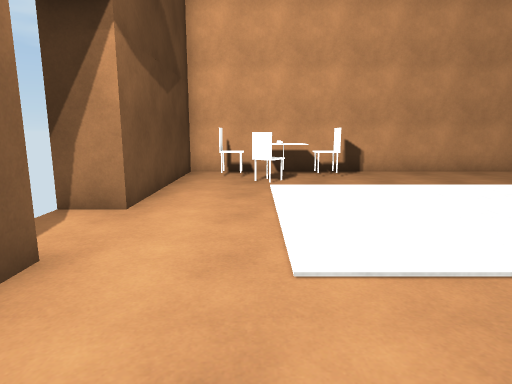
[1] (above)

12 first-person views from a walk through a 3-D level made in the Unity game engine. The camera is 1.4 m above the floor, tilts 10° down and sees 75° across. The floor is counted in squares, 1 m on a side. Each view is taken from the middle of a square. On the plan, view 1 faces up. The plan holds only what a view shows up to about 15 squares ahead; the rest is blank. The place goes on beyond the plan. Surface patterns are stand-ins for the level's own textures.

[2]
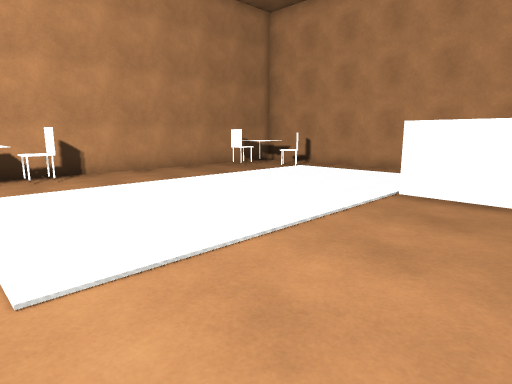

[3]
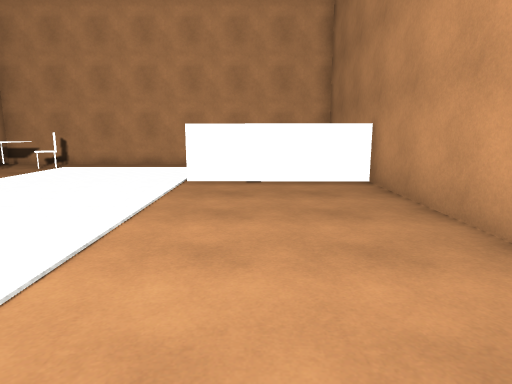

[4]
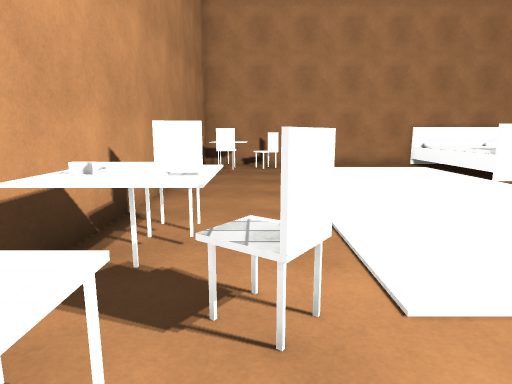

[5]
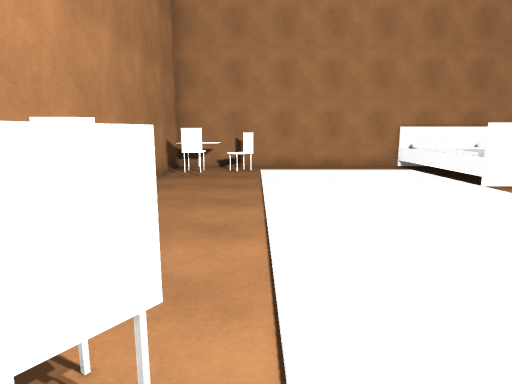

[6]
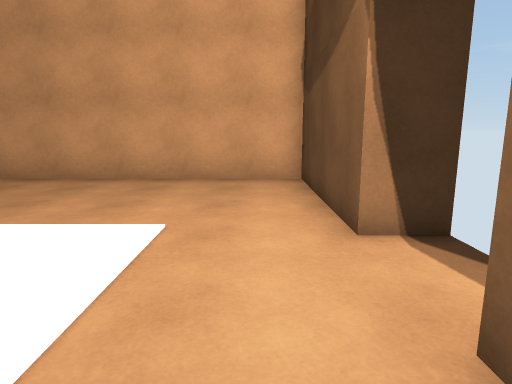

[7]
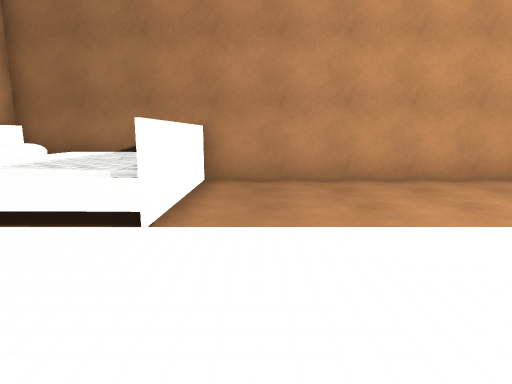

[8]
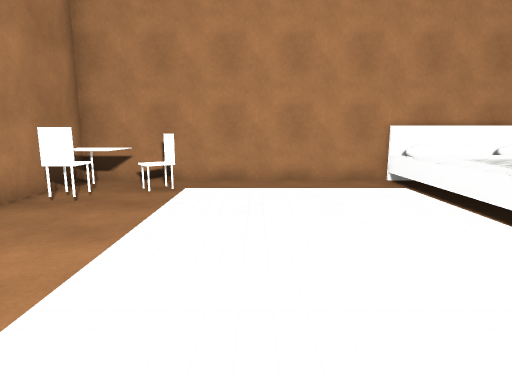

[9]
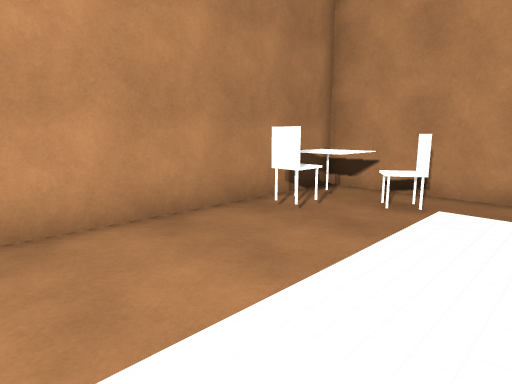

[10]
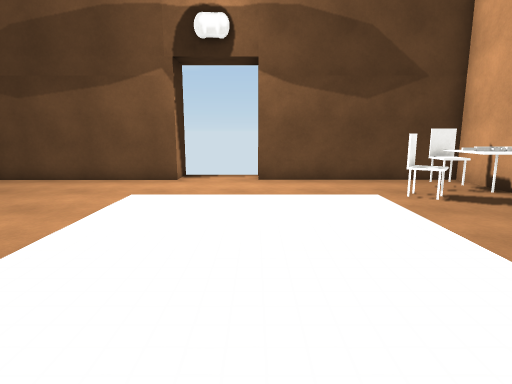

[11]
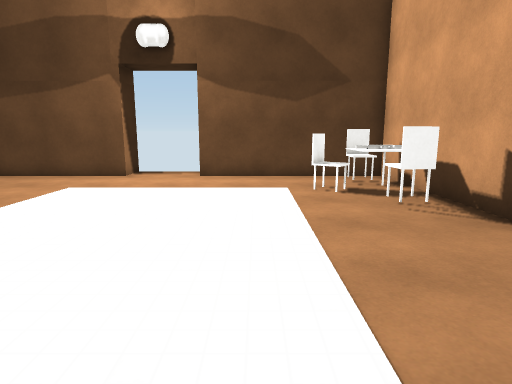

[12]
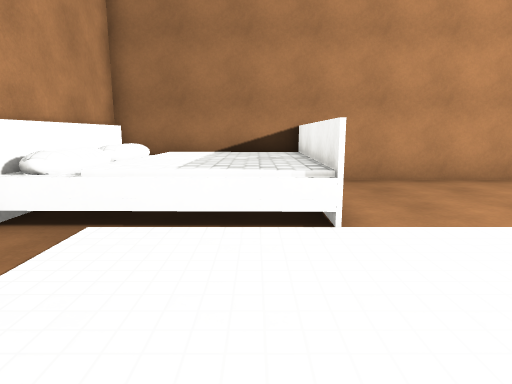

### Floor plan
Key: @ floor where view 1 was taken; # wall or solid block; . floor; ^ raised ledge; O other object.
Columns run from 4 left of view 1 to 14 right of it. Each row starts with its distance up from view 1.
 13  ############## ###
 12  #...O.........O#.#
 11  #.^OOO.......^OO.#
 10  #..^#.........OO.#
  9  #................#
  8  #................#
  7  #................#
  6 ##................#
  5  .................#
  4  .................#
  3 ##..........^^^^^##
  2  #..........^^^^^^
  1  #..........^^^^^^
  0  #..@.......^^^^^^
 -1  #..........^^^^^^
 -2  #..........^^^^^#
 -3  ###########

Positions as (right, up) in squares from view 1, and headings:
1: (0, 0), facing up
2: (0, 0), facing up-right
3: (-2, 1), facing right
4: (-2, 10), facing right
5: (-1, 9), facing right
6: (-1, 8), facing down
7: (6, 8), facing down
8: (3, 7), facing right
9: (5, 7), facing up-right
10: (8, 6), facing left
11: (9, 8), facing left
12: (9, 8), facing down
